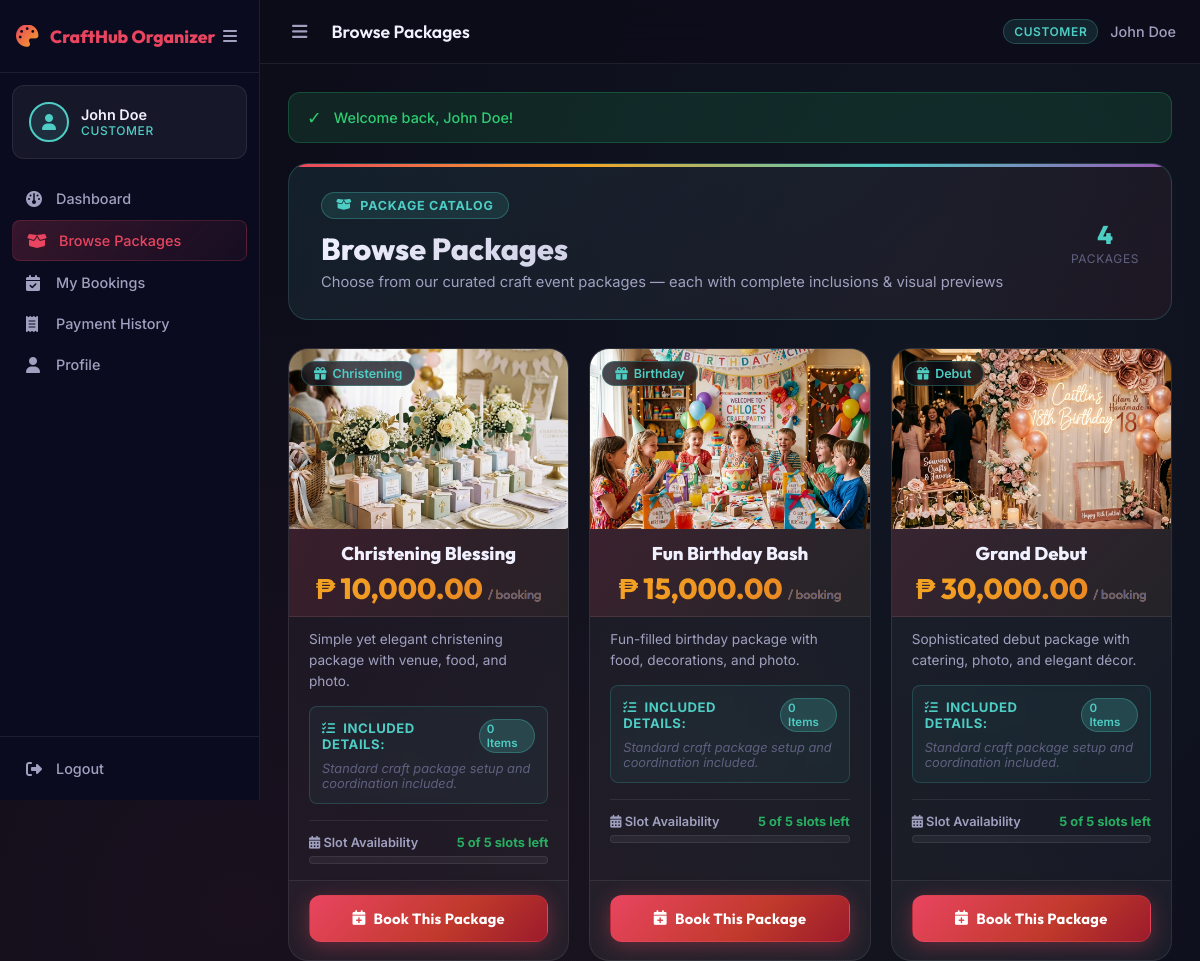
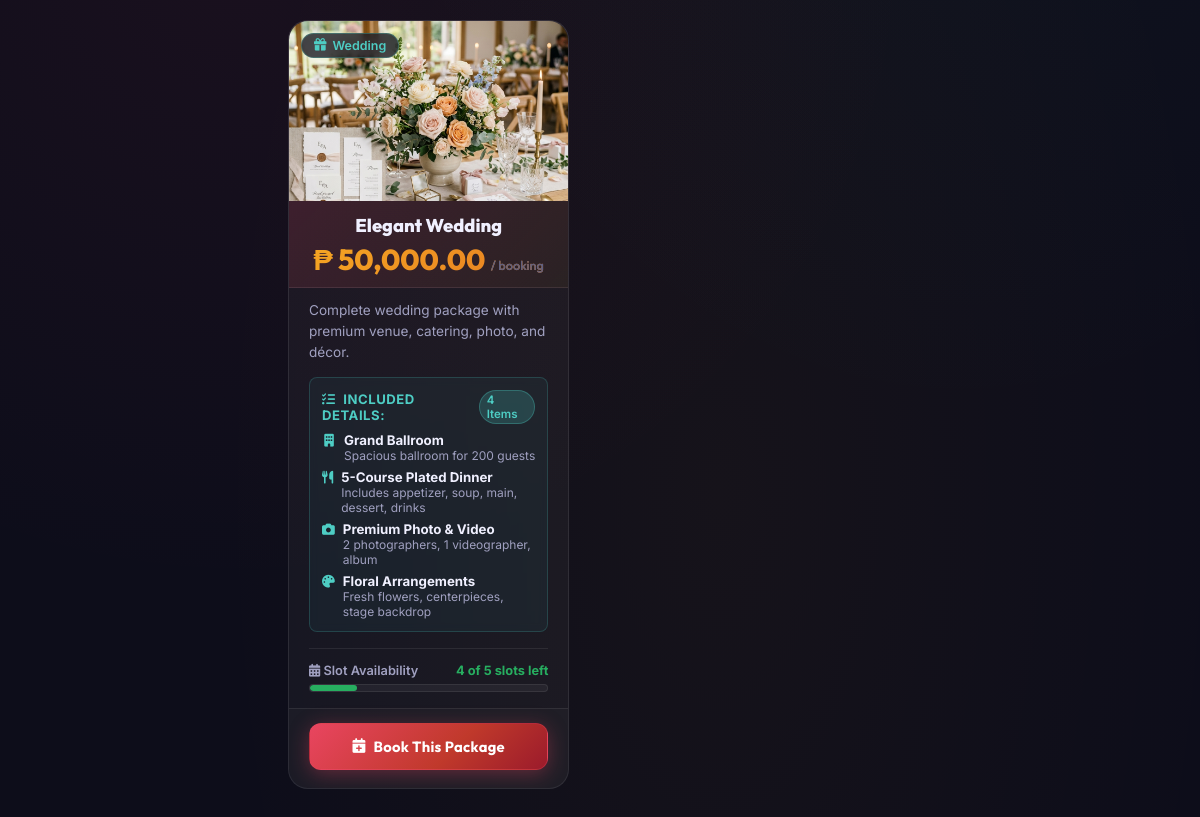
The page /customer/packages.php (signed in) on the database its author committed (2 pictures, top to bottom).
### tables this page shows
CREATE TABLE IF NOT EXISTS packages (
    package_id INT AUTO_INCREMENT PRIMARY KEY,
    package_name VARCHAR(100) NOT NULL,
    event_type ENUM('Wedding','Birthday','Debut','Christening') NOT NULL,
    base_price DECIMAL(10,2) NOT NULL,
    max_slots INT NOT NULL DEFAULT 5,                       
    description TEXT,
    status ENUM('active','inactive') DEFAULT 'active'
);

CREATE TABLE IF NOT EXISTS package_components (
    component_id INT AUTO_INCREMENT PRIMARY KEY,
    package_id INT NOT NULL,
    category ENUM('venue','food','photography','decoration') NOT NULL,
    name VARCHAR(100) NOT NULL,
    description TEXT,
    price DECIMAL(10,2) NOT NULL,
    FOREIGN KEY (package_id) REFERENCES packages(package_id) ON DELETE CASCADE
);

### customer/packages.php (the view, shortened to what this page needs)
<?php
$pageTitle = 'Browse Packages';
require_once __DIR__ . '/../includes/header.php';
$db = getDB();
$packages = $db->query("
    SELECT p.*, p.package_id AS id, p.package_name AS name,
           p.base_price AS price,
           COALESCE(p.max_slots, 5) AS max_slots,
           (SELECT COUNT(*) FROM bookings b
            WHERE b.package_id = p.package_id
            AND b.status NOT IN ('Cancelled')) AS booked_count
    FROM packages p
    WHERE p.status = 'active'
    ORDER BY p.base_price ASC
")->fetchAll();
$defaultImages = [
    'Wedding'    => 'assets/images/packages/wedding.png',
    'Birthday'   => 'assets/images/packages/birthday.png',
    'Debut'      => 'assets/images/packages/debut.png',
    'Christening'=> 'assets/images/packages/christening.png',
];
foreach ($packages as &$pkg) {
    $compStmt = $db->prepare("
        SELECT category, name, description FROM package_components
        WHERE package_id = ? ORDER BY category, name
    ");
    $compStmt->execute([$pkg['package_id'] ?? $pkg['id']]);
    $pkg['components'] = $compStmt->fetchAll();
}
$catIcons = [
    'venue'       => 'fa-building',
    'food'        => 'fa-utensils',
    'photography' => 'fa-camera',
    'decoration'  => 'fa-palette'
];
?>
<?php require_once __DIR__ . '/../includes/navbar.php'; ?>
<div class="page-header" style="background: linear-gradient(135deg, rgba(78,205,196,0.1), rgba(233,69,96,0.07)); border: 1px solid rgba(78,205,196,0.2); border-radius: 20px; padding: 28px 32px; margin-bottom: 28px; position: relative; overflow: hidden;">
    <div style="position: absolute; top: 0; left: 0; right: 0; height: 3px; background: linear-gradient(90deg, #e94560, #f5a623, #4ecdc4, #9b59b6);"></div>
    <div>
        <div style="display:inline-flex; align-items:center; gap:8px; background:rgba(78,205,196,0.12); border:1px solid rgba(78,205,196,0.3); color:#4ecdc4; padding:5px 14px; border-radius:20px; font-size:0.78rem; font-weight:700; text-transform:uppercase; letter-spacing:0.06em; margin-bottom:12px;">
            <i class="fa-solid fa-box-open"></i> Package Catalog
        </div>
        <h1 style="font-family:'Outfit',sans-serif; font-size:1.9rem; font-weight:800; margin-bottom:6px;">Browse Packages</h1>
        <p style="color: var(--text-secondary); font-size:0.92rem;">Choose from our curated craft event packages — each with complete inclusions &amp; visual previews</p>
    </div>
    <div style="display:flex; gap:24px; flex-shrink:0;">
        <div style="text-align:center;">
            <div style="font-family:'Outfit',sans-serif; font-size:1.6rem; font-weight:800; color:#4ecdc4;"><?= count($packages) ?></div>
            <div style="font-size:0.75rem; color:var(--text-muted); text-transform:uppercase; letter-spacing:0.05em;">Packages</div>
        </div>
    </div>
</div>
<?php if (empty($packages)): ?>
    <div class="empty-state">
        <i class="fa-solid fa-box-open"></i>
        <h3>No Packages Available</h3>
        <p>Check back soon for exciting craft packages!</p>
    </div>
<?php else: ?>
    <div class="packages-page grid-auto" style="padding-bottom: 40px;">
        <?php foreach ($packages as $pkg):
            $maxSlots    = (int)($pkg['max_slots'] ?? 5);
            $bookedCount = (int)($pkg['booked_count'] ?? 0);
            $available   = max(0, $maxSlots - $bookedCount);
            $isFull      = $available <= 0;
            $pctBooked   = $maxSlots > 0 ? min(100, round($bookedCount / $maxSlots * 100)) : 100;
            $slotColor   = $available <= 1 ? '#e94560' : ($available <= 3 ? '#f5a623' : '#27ae60');
            $components  = $pkg['components'] ?? [];
            $imgPath     = !empty($pkg['image_url']) ? $pkg['image_url'] : ($defaultImages[$pkg['event_type']] ?? 'assets/images/packages/wedding.png');
        ?>
        <div class="package-card" style="overflow:hidden;<?= $isFull ? 'opacity:0.75;' : '' ?>">
            <div style="position:relative;height:180px;overflow:hidden;background:#1a1a2e;">
                <img src="<?= APP_URL ?>/<?= htmlspecialchars($imgPath) ?>"
                     alt="<?= htmlspecialchars($pkg['name'] ?? $pkg['package_name']) ?>"
                     style="width:100%;height:100%;object-fit:cover;display:block;transition:transform 0.4s ease;"
                     onerror="this.style.display='none';this.nextElementSibling.style.display='flex';">
                <div style="position:absolute;top:12px;left:12px;background:rgba(15,15,26,0.75);backdrop-filter:blur(6px);color:var(--accent-teal);border:1px solid rgba(78,205,196,0.3);padding:4px 12px;border-radius:20px;font-size:0.78rem;font-weight:600;display:flex;align-items:center;gap:6px;">
                    <i class="fa-solid fa-gift"></i> <?= htmlspecialchars($pkg['event_type']) ?>
                </div>
            </div>
            <div class="package-card-header" style="padding-top:14px;">
                <div class="package-card-title"><?= htmlspecialchars($pkg['name'] ?? $pkg['package_name']) ?></div>
                <div class="package-price">
                    <?= formatCurrency($pkg['price'] ?? $pkg['base_price']) ?>
                    <span>/ booking</span>
                </div>
            </div>
            <div class="package-card-body">
                <p class="package-description">
                    <?= htmlspecialchars($pkg['description'] ?: 'A wonderful craft experience awaits you!') ?>
                </p>
                <div style="margin-top:14px;padding:12px;background:rgba(78,205,196,0.06);border:1px solid rgba(78,205,196,0.2);border-radius:var(--radius-sm);">
                    <div style="display:flex;align-items:center;justify-content:space-between;margin-bottom:8px;">
                        <span style="color:var(--accent-teal);font-weight:700;font-size:0.82rem;text-transform:uppercase;letter-spacing:0.04em;">
                            <i class="fa-solid fa-list-check" style="margin-right:4px;"></i> Included Details:
                        </span>
                        <span class="badge badge-info" style="font-size:0.72rem;padding:2px 7px;">
                            <?= count($components) ?> Item<?= count($components) !== 1 ? 's' : '' ?>
                        </span>
                    </div>
                    <?php if (!empty($components)): ?>
                        <ul style="list-style:none;padding:0;margin:0;display:grid;gap:6px;">
                            <?php foreach ($components as $c): ?>
                                <li style="display:flex;align-items:flex-start;gap:8px;font-size:0.83rem;color:var(--text-primary);">
                                    <i class="fa-solid <?= $catIcons[$c['category']] ?? 'fa-circle-check' ?>"
                                       style="color:var(--accent-teal);margin-top:3px;font-size:0.8rem;width:14px;text-align:center;"
                                       title="<?= ucfirst($c['category']) ?>"></i>
                                    <div>
                                        <strong><?= htmlspecialchars($c['name']) ?></strong>
                                        <?php if (!empty($c['description'])): ?>
                                            <div style="font-size:0.75rem;color:var(--text-secondary);"><?= htmlspecialchars($c['description']) ?></div>
                                        <?php endif; ?>
                                    </div>
                                </li>
                            <?php endforeach; ?>
                        </ul>
                    <?php else: ?>
                        <div style="font-size:0.8rem;color:var(--text-muted);font-style:italic;">
                            Standard craft package setup and coordination included.
                        </div>
                    <?php endif; ?>
                </div>
                <div style="margin-top:16px;padding-top:14px;border-top:1px solid var(--border-color);">
                    <div style="display:flex;justify-content:space-between;align-items:center;margin-bottom:6px;">
                        <span style="font-size:0.8rem;font-weight:600;color:var(--text-secondary);">
                            <i class="fa-solid fa-calendar-days"></i> Slot Availability
                        </span>
                        <?php if ($isFull): ?>
                            <span style="font-size:0.8rem;font-weight:700;color:#e94560;">
                                <i class="fa-solid fa-circle-xmark"></i> Fully Booked
                            </span>
                        <?php else: ?>
                            <span style="font-size:0.8rem;font-weight:700;color:<?= $slotColor ?>;">
                                <?= $available ?> of <?= $maxSlots ?> slot<?= $maxSlots > 1 ? 's' : '' ?> left
                            </span>
                        <?php endif; ?>
                    </div>
                    <div style="background:var(--bg-card);border:1px solid var(--border-color);border-radius:20px;height:8px;overflow:hidden;">
                        <div style="height:100%;width:<?= $pctBooked ?>%;background:<?= $slotColor ?>;border-radius:20px;transition:width 0.3s ease;"></div>
                    </div>
                </div>
            </div>
            <div class="package-card-footer">
                <?php if ($isFull): ?>
                    <button class="btn btn-secondary btn-block" disabled style="cursor:not-allowed;opacity:0.6;">
                        <i class="fa-solid fa-ban"></i> Fully Booked
                    </button>
                <?php else: ?>
                    <a href="<?= APP_URL ?>/customer/booking.php?package_id=<?= $pkg['id'] ?>" class="btn btn-primary btn-block">
                        <i class="fa-solid fa-calendar-plus"></i> Book This Package
                    </a>
                <?php endif; ?>
            </div>
        </div>
        <?php endforeach; ?>
    </div>
<?php endif; ?>
<?php require_once __DIR__ . '/../includes/footer.php'; ?>

### includes/header.php (shortened to what this page needs)
<?php
require_once __DIR__ . '/functions.php';
$pageTitle = isset($pageTitle) ? $pageTitle . ' | ' . APP_NAME : APP_NAME;
?>
<!DOCTYPE html>
<html lang="en">
<head>
    <link rel="stylesheet" href="https://cdnjs.cloudflare.com/ajax/libs/font-awesome/6.5.0/css/all.min.css">
    <link rel="stylesheet" href="<?= APP_URL ?>/assets/css/style.css">
</head>
<body>

### includes/navbar.php (shortened to what this page needs)
<?php
$currentFile = basename($_SERVER['PHP_SELF']);
$navLinks = [];
if ($_SESSION['user_role'] === 'admin') {
    $navLinks = [
        ['href' => APP_URL . '/admin/dashboard.php',   'icon' => 'fa-gauge',       'label' => 'Dashboard'],
        ['href' => APP_URL . '/admin/packages.php',    'icon' => 'fa-box-open',    'label' => 'Packages'],
        ['href' => APP_URL . '/admin/components.php',  'icon' => 'fa-puzzle-piece','label' => 'Components'],
        ['href' => APP_URL . '/admin/venues.php',      'icon' => 'fa-location-dot','label' => 'Venues'],
        ['href' => APP_URL . '/admin/bookings.php',    'icon' => 'fa-calendar-check','label' => 'Bookings'],
        ['href' => APP_URL . '/admin/users.php',       'icon' => 'fa-users',       'label' => 'Users'],
        ['href' => APP_URL . '/admin/reports.php',     'icon' => 'fa-chart-bar',   'label' => 'Reports'],
        ['href' => APP_URL . '/admin/audit.php',       'icon' => 'fa-shield-halved','label' => 'Audit Log'],
    ];
} elseif ($_SESSION['user_role'] === 'customer') {
    $navLinks = [
        ['href' => APP_URL . '/customer/dashboard.php',      'icon' => 'fa-gauge',       'label' => 'Dashboard'],
        ['href' => APP_URL . '/customer/packages.php',       'icon' => 'fa-box-open',    'label' => 'Browse Packages'],
        ['href' => APP_URL . '/customer/bookings.php',       'icon' => 'fa-calendar-check','label' => 'My Bookings'],
        ['href' => APP_URL . '/customer/payment_history.php','icon' => 'fa-receipt',     'label' => 'Payment History'],
        ['href' => APP_URL . '/customer/profile.php',        'icon' => 'fa-user',        'label' => 'Profile'],
    ];
}
$roleColors = ['admin' => '#e94560', 'staff' => '#f5a623', 'cashier' => '#f5a623', 'customer' => '#4ecdc4'];
$roleColor  = $roleColors[$_SESSION['user_role']] ?? '#e94560';
$roleLabel  = ucfirst($_SESSION['user_role']);
?>
<aside class="sidebar" id="sidebar">
    <div class="sidebar-header">
        <div class="sidebar-logo">
            <i class="fa-solid fa-palette"></i>
            <span><?= APP_NAME ?></span>
        </div>
        <button class="sidebar-toggle-btn" id="sidebarToggle" aria-label="Toggle sidebar">
            <i class="fa-solid fa-bars"></i>
        </button>
    </div>
    <div class="sidebar-user">
        <div class="sidebar-avatar" style="background: <?= $roleColor ?>20; border: 2px solid <?= $roleColor ?>;">
            <i class="fa-solid fa-user" style="color: <?= $roleColor ?>;"></i>
        </div>
        <div class="sidebar-user-info">
            <span class="sidebar-user-name"><?= htmlspecialchars($_SESSION['user_name'] ?? 'User') ?></span>
            <span class="sidebar-user-role" style="color: <?= $roleColor ?>;"><?= $roleLabel ?></span>
        </div>
    </div>
    <nav class="sidebar-nav">
        <ul>
            <?php foreach ($navLinks as $link):
                $isActive = (basename($link['href']) === $currentFile) ? 'active' : '';
            ?>
            <li>
                <a href="<?= $link['href'] ?>" class="nav-link <?= $isActive ?>">
                    <i class="fa-solid <?= $link['icon'] ?>"></i>
                    <span><?= $link['label'] ?></span>
                </a>
            </li>
            <?php endforeach; ?>
        </ul>
    </nav>
    <div class="sidebar-footer">
        <a href="<?= APP_URL ?>/logout.php" class="nav-link logout-link"
           onclick="return confirm('Are you sure you want to log out?')">
            <i class="fa-solid fa-right-from-bracket"></i>
            <span>Logout</span>
        </a>
    </div>
</aside>
<div class="main-wrapper">
    <header class="topbar">
        <button class="topbar-toggle" id="topbarToggle" aria-label="Toggle menu">
            <i class="fa-solid fa-bars"></i>
        </button>
        <div class="topbar-title">
            <?= isset($pageTitle) ? explode(' | ', $pageTitle)[0] : APP_NAME ?>
        </div>
        <div class="topbar-right">
            <span class="topbar-role-badge" style="background: <?= $roleColor ?>20; color: <?= $roleColor ?>; border: 1px solid <?= $roleColor ?>40;">
                <?= $roleLabel ?>
            </span>
            <span class="topbar-user"><?= htmlspecialchars($_SESSION['user_name'] ?? '') ?></span>
        </div>
    </header>
    <main class="main-content">
        <?php displayFlash(); ?>

### includes/functions.php (shortened to what this page needs)
<?php
function getFlash(): ?array {
    if (isset($_SESSION['flash'])) {
        $flash = $_SESSION['flash'];
        return $flash;
    }
    return null;
}
function displayFlash(): void {
    $flash = getFlash();
    if ($flash) {
        $type    = htmlspecialchars($flash['type']);
        $message = htmlspecialchars($flash['message']);
        $icons   = ['success' => '✓', 'error' => '✗', 'warning' => '⚠', 'info' => 'ℹ'];
        $icon    = $icons[$type] ?? 'ℹ';
        echo "<div class=\"alert alert-{$type}\"><span class=\"alert-icon\">{$icon}</span> {$message}</div>";
    }
}
function formatCurrency($amount): string {
    $val = (float)($amount ?? 0);
    return '₱ ' . number_format($val, 2);
}

### includes/footer.php (shortened to what this page needs)
    </main>
</div>
</body>
</html>

### rows shown on the page
packages: shows a picture, event_type "Christening", package_name "Christening Blessing", base_price "₱ 10,000.00", description "Simple yet elegant christening package with venue, food, and photo.", count($components) "0", shows "Standard craft package setup and coordination included.", available "5", maxSlots "5"
packages: shows a picture, event_type "Birthday", package_name "Fun Birthday Bash", base_price "₱ 15,000.00", description "Fun-filled birthday package with food, decorations, and photo.", count($components) "0", shows "Standard craft package setup and coordination included.", available "5", maxSlots "5"
packages: shows a picture, event_type "Debut", package_name "Grand Debut", base_price "₱ 30,000.00", description "Sophisticated debut package with catering, photo, and elegant décor.", count($components) "0", shows "Standard craft package setup and coordination included.", available "5", maxSlots "5"
packages: shows a picture, event_type "Wedding", package_name "Elegant Wedding", base_price "₱ 50,000.00", description "Complete wedding package with premium venue, catering, photo, and décor.", count($components) "4", available "4", maxSlots "5", $pctBooked 20 (drawn)
package_components: name "Grand Ballroom", description "Spacious ballroom for 200 guests"
package_components: name "5-Course Plated Dinner", description "Includes appetizer, soup, main, dessert, drinks"
package_components: name "Premium Photo & Video", description "2 photographers, 1 videographer, album"
package_components: name "Floral Arrangements", description "Fresh flowers, centerpieces, stage backdrop"

### other values the page prints
APP_NAME "CraftHub Organizer"
$_SESSION['user_name'] "John Doe"
$roleLabel "CUSTOMER"
$link['label'] "Dashboard"
$link['label'] "Browse Packages"
$link['label'] "My Bookings"
$link['label'] "Payment History"
$link['label'] "Profile"
explode(' | ', $pageTitle)[0] "Browse Packages"
$icon "✓"
$message "Welcome back, John Doe!"
count($packages) "4"
